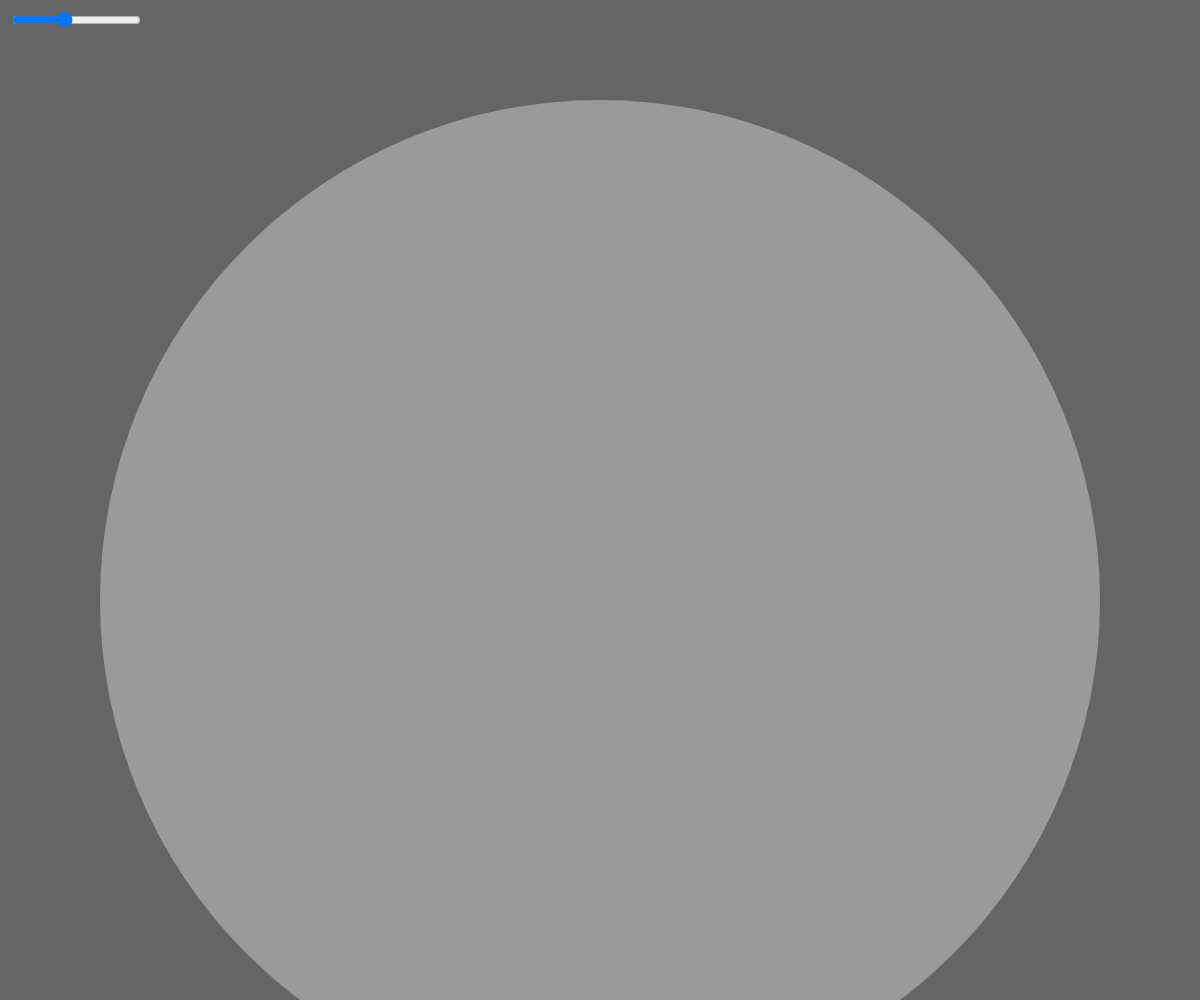
Frame 1 (no input)
Frame 60 (no input): identical to frame 1, image omitted
Frame 120 (the mouse pressed at the canvas centre since frame 60): identical to frame 1, image omitted

The p5.js sketch that drew this single still picture (run headless with seeded random() and noise() and a simulated clock; from frame 60 on, the mouse is pressed at the canvas centre):

// p5.js sketch
// ── sketch.js
let valueSlider;

function setup() {
	createCanvas(windowWidth, windowHeight);

	valueSlider = createSlider(-10, 38, 9);
	valueSlider.position(10, 10);
}

function draw() {
	let inputValue = valueSlider.value();
	
	let inputMin = -10;
	let inputMax = 38;

	let outputMin = 0;
	let outputMax = 255;

	let outputValue = map(inputValue, inputMin, inputMax, outputMin, outputMax);
	//console.log(outputValue);

	background(outputValue);

	//let kreisoutputValue = map(inputValue, inputMin, outputMin, outputMax, inputMax);
	// background 0, kreis 255
	// background 255, kreis 0
	// background 125, kries 125
	// background 100, kreis 155

	fill(255-outputValue);
	noStroke();
	ellipse(width/2, width/2, height, height);
}
